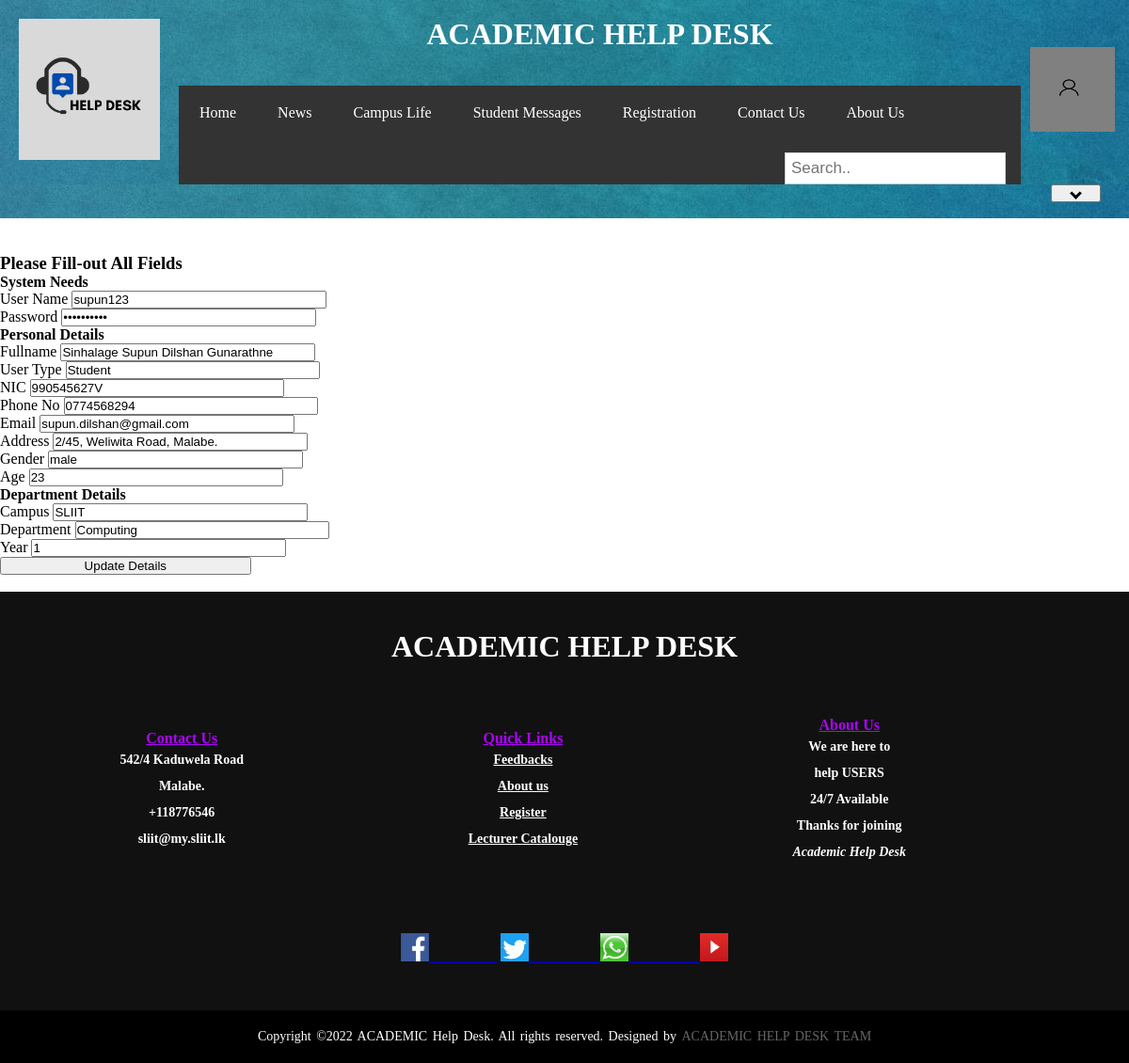
The page /php/user_profile.php (signed in) on the database its author committed.
### tables this page shows
CREATE TABLE `db_profile` (
  `UID` int(11) NOT NULL,
  `userType` varchar(20) NOT NULL,
  `fullName` varchar(50) NOT NULL,
  `username` varchar(20) NOT NULL,
  `password` varchar(20) NOT NULL,
  `NIC` varchar(20) NOT NULL,
  `uPhone` varchar(10) NOT NULL,
  `uEmail` varchar(50) NOT NULL,
  `uAddress` varchar(50) NOT NULL,
  `uGender` varchar(10) NOT NULL,
  `uAge` int(11) NOT NULL,
  `uCampus` varchar(50) NOT NULL,
  `uDepartment` varchar(20) NOT NULL,
  `uYear` int(11) NOT NULL
);

### php/user_profile.php (the view, shortened to what this page needs)
<?php
$servername = "localhost";
$user = "root";
$pass = "";
$dbname = "web_db";
$conn=mysqli_connect($servername,$user,$pass)or die("Unable to connect to MySQL");
mysqli_select_db($conn,$dbname)or die("Could not select db");
$ID=$_SESSION["id"];
$query=mysqli_query($conn,"SELECT * FROM db_profile WHERE UID = '$ID'")or die(mysqli_error());
$row=mysqli_fetch_array($query);
  ?>
<!DOCTYPE html>
<html>
<head>
    <link rel="stylesheet" href="../css/style.css">
</head>
<body>
	<header>
	<img class="logo" src = "../images/logo.png" align = "left" width = "150px" height="150px" alt= "helpdesk image">
	<img class="userlogo" src= "../images/user.png" align="right" width = "90px" height="90px" alt= "user image">
	<br/><center><h1>ACADEMIC HELP DESK</h1></center>
	<br/><br/>
	<ul class="menu">
			<li class="menu"> <a href="#"> Home </a></li>
			<li class="menu"> <a href="news.html"> News </a></li>
			<li class="menu"> <a href="CAMPUS.html"> Campus Life </a></li>
			<li class="menu"> <a href="student_message.html"> Student Messages </a></li>
			<li class="menu"> <a href="Register.html"> Registration </a></li>
			<li class="menu"> <a href="Contact.html"> Contact Us </a></li>
			<li class="menu"> <a href="about us.html"> About Us </a></li>
			<input type="text" placeholder="Search..">
		</ul>
<div class="dropdown">
	<button><i class="arrow down" id="drop"></i></button>
	</div>
	<div class="back"><br/><br/></div>
</header>
<h1>User Profile</h1>
<div class="profile-input-field">
        <h3>Please Fill-out All Fields</h3>
        <form method="post" action="#" >
          <h4>System Needs</h4>
          <div class="form-group">
            <label>User Name</label>
            <input type="text" class="form-control" name="username" style="width:20em;" placeholder="Enter your User Name" required value="<?php echo $row['username']; ?>" />
          </div>
          <div class="form-group">
            <label>Password</label>
            <input type="password" class="form-control" name="password" style="width:20em;" placeholder="Enter your Password" required value="<?php echo $row['password']; ?>" />
          </div>
          <h4>Personal Details </h4>
          <div class="form-group">
            <label>Fullname</label>
            <input type="text" class="form-control" name="fullName" style="width:20em;" placeholder="Enter your Fullname" value="<?php echo $row['fullName']; ?>" required />
          </div
          <div class="form-group">
            <label>User Type</label>
            <input type="text" class="form-control" name="userType" style="width:20em;"  placeholder="Student/Lecture" value="<?php echo $row['userType']; ?>"  />
          </div>
          <div class="form-group">
            <label>NIC</label>
            <input type="text" class="form-control" name="NIC" style="width:20em;" placeholder="Enter your NIC" required value="<?php echo $row['NIC']; ?>" />
          </div>
          <div class="form-group">
            <label>Phone No</label>
            <input type="text" class="form-control" name="uPhone" style="width:20em;" placeholder="Enter your Phone Number" required value="<?php echo $row['uPhone']; ?>" />
          </div>
          <div class="form-group">
            <label>Email</label>
            <input type="text" class="form-control" name="uEmail" style="width:20em;" placeholder="Enter your Email" required value="<?php echo $row['uEmail']; ?>" />
          </div>
          <div class="form-group">
            <label>Address</label>
            <input type="text" class="form-control" name="uAddress" style="width:20em;" required placeholder="Enter your Address" value="<?php echo $row['uAddress']; ?>"></textarea>
          </div>
          <div class="form-group">
            <label>Gender</label>
            <input type="text" class="form-control" name="uGender" style="width:20em;" placeholder="Enter your Gender" required value="<?php echo $row['uGender']; ?>" />
          </div>
          <div class="form-group">
            <label>Age</label>
            <input type="number" class="form-control" name="uAge" style="width:20em;" placeholder="Enter your Age" value="<?php echo $row['uAge']; ?>">
          </div>
          <h4>Department Details</h4>
          <div class="form-group">
            <label>Campus</label>
            <input type="text" class="form-control" name="uCampus" style="width:20em;" placeholder="Enter your Campus" required value="<?php echo $row['uCampus']; ?>" />
          </div>
          <div class="form-group">
            <label>Department</label>
            <input type="text" class="form-control" name="uDepartment" style="width:20em;" placeholder="Enter your Department" required value="<?php echo $row['uDepartment']; ?>" />
          </div>
          <div class="form-group">
            <label>Year</label>
            <input type="number" class="form-control" name="uYear" style="width:20em;" placeholder="Enter your Year" value="<?php echo $row['uYear']; ?>">
          </div>
          <div class="form-group">
            <input type="submit" name="update" value="Update Details" class="btn btn-primary" style="width:20em; margin:0;"><br><br>
          </div>
<footer>
<div class="content">
    <h1><center>ACADEMIC HELP DESK</center></h1><br>
    <table style="width:90% ;" >
        <tr >
            <th >
    <h4 style="color:#AD03FC ;"> <u> Contact Us </u></h4>
    <p> 542/4 Kaduwela Road</p>
    <p>Malabe.</p>
    <p>+118776546</p>
    <p>sliit@my.sliit.lk</p>
   </th>
   <th>
    <h4 style="color:#AD03FC ;"> <u> Quick Links </u></h4>
 <div class="links">
 <p> <a href="feedbacks.html"> Feedbacks </a></p>
 <p><a href="about us.html"> About us </a></p>
 <p><a href="Register.html"> Register </a></p>
 <p><a href="lecture_catalouge.html"> Lecturer Catalouge </a></p>
 </div>
</th>
<th>
    <h4 style="color:#AD03FC ;"> <u> About Us </u> </h4>
    <p> We are here to  </p>
    <p>help USERS</p>
    <p>24/7 Available</p>
    <p>Thanks for joining</p>
    <p> <i>Academic Help Desk</i></p>
   </th>
 </tr>
 <br><br>
</table>
<br><br><br>
    <ul class="pics">
<center>
        <a>
         <a href="https://www.facebook.com/"> <img width="30" height="30" src="..\images\1.png" alt="facebook">&nbsp;&nbsp;&nbsp;&nbsp;
            &nbsp;&nbsp;&nbsp;&nbsp;</a>
           <a href="https://twitter.com/"> <img width="30" height="30" src="..\images\Twitter-Logo1.png" alt="twitter">&nbsp;&nbsp;&nbsp;&nbsp;
            &nbsp;&nbsp;&nbsp;&nbsp; </a>
           <a href="https://www.whatsapp.com/">  <img width="30" height="30" src="..\images\whatsapp31.jpg" alt="whatsapp">&nbsp;&nbsp;&nbsp;&nbsp;
            &nbsp;&nbsp;&nbsp;&nbsp; </a>
           <a href="https://www.youtube.com/"> <img width="30" height="30" src="..\images\youtube6.png" alt="youtube"></a>
    </center>
    </ul>
</div>
<div class="bottomOfFooter">
<p>Copyright &copy;2022 ACADEMIC Help Desk. All rights reserved. Designed by <span>ACADEMIC HELP DESK TEAM</span> </p>
</div>
</footer>
</body>
</html>

### css/style.css (style rules this page uses)
* { margin:0; padding:0; }
header { background-image: url("../images/back2.jpg"); }
.logo { display: block; margin-left: auto; margin-right: auto; width: auto; padding: 20px 20px 20px 20px; }
.userlogo { display: block; width: 90px; background-color: gray; margin-top:50px; margin-left:10px; margin-right:15px; }
h1 { font-family: "Times New Roman", Times, serif; color: white; }
ul.menu { list-style-type : none; margin : 0; padding : 0; overflow : hidden; background-color : #333; }
li.menu { float : left; }
li a { color : white; display : block; text-align : center; padding : 20px 22px; text-decoration : none; }
ul.menu input[type=text] { float: right; border: none; border: 1px solid #ccc; margin-top: 13px; margin-right: 16px; font-size: 17px; padding: 6px; }
.dropdown { margin-right: 30px; float: right; text-align: center; display: flex; justify-content: space-around; }
.back { background-image: url("../images/back2.jpg"); }
#drop { margin-left: 20px; margin-right: 20px; }
.arrow { border: solid black; border-width: 0 3px 3px 0; display: inline-block; padding: 3px; }
.down { transform: rotate(45deg); -webkit-transform: rotate(45deg); }
footer { bottom: 0; left: 0; right: 0; background: #111; height: auto; width: auto; font-family: "Arial, Helvetica, sans-serif;"; padding-top: 40px; color: #fff; }
.content p { max-width: 500px; margin-top: 10px auto; line-height: 28px; font-size: 14px; }
.links a { color: white; }
.pics { list-style: none; display: flex; align-items: center; justify-content: center; margin: 1rem 0 3rem 0; }
.pics img { text-decoration: none; color: #fff; }
.bottomOfFooter { background: #000; width: auto; padding: 20px 0; text-align: center; }
.bottomOfFooter p { font-size: 14px; word-spacing: 2px; text-decoration:capitalize ; }
.bottomOfFooter span { text-transform: uppercase; opacity: .4; font-weight: 200; }

### rows shown on the page
db_profile: username "supun123", fullName "Sinhalage Supun Dilshan Gunarathne", userType "Student", NIC "990545627V", uPhone "0774568294", uEmail "supun.dilshan@gmail.com", uAddress "2/45, Weliwita Road, Malabe.", uGender "male", uAge "23", uCampus "SLIIT", uDepartment "Computing", uYear "1"
